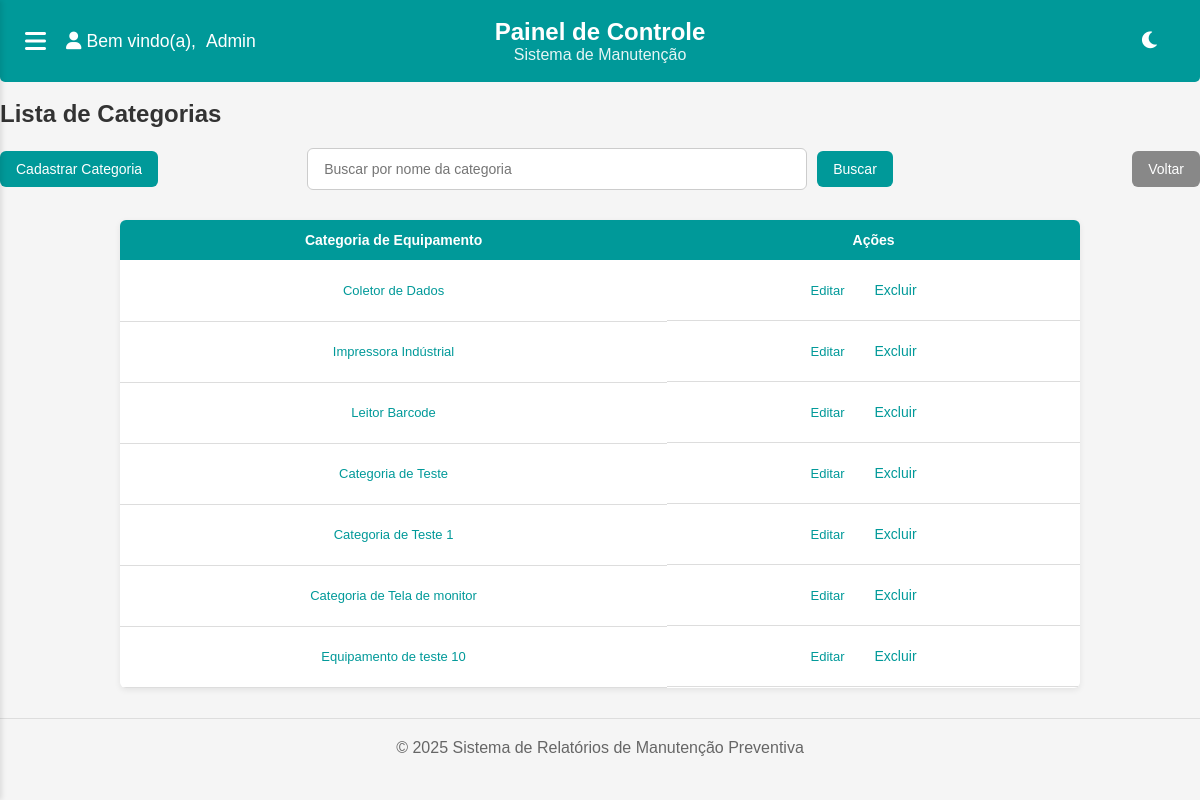
The page /equipamentos/categorias/ (signed in) on the database its author committed.
### equipamentos/models.py (models this page shows, shortened)
class CategoriaEquipamento(models.Model):
    nome = models.CharField(max_length=100, unique=True)
    parametros = models.ManyToManyField(ParametroEquipamento, blank=True)

### equipamentos/views.py (the view)
# urls.py: path('categorias/', views.listar_categorias, name='listar_categorias'),
def listar_categorias(request):
    termo_busca = request.GET.get('q', '')
    if termo_busca:
        categorias = CategoriaEquipamento.objects.filter(nome__icontains=termo_busca)
    else:
        categorias = CategoriaEquipamento.objects.all()
    return render(request, 'categorias/listar_categorias.html', {
        'categorias': categorias,
        'termo_busca': termo_busca
    })

### equipamentos/templates/categorias/listar_categorias.html (shortened to what this page needs)
{% extends 'base.html' %}
{% block content %}
<br>
<h2>Lista de Categorias</h2>
<div class="top-bar">
    <div class="left-actions">
        <a href="{% url 'equipamentos:cadastrar_categoria' %}" class="btn">Cadastrar Categoria</a>
    </div>
    <form method="get" action="{% url 'equipamentos:listar_categorias' %}" class="center-search">
        <input
            type="text"
            name="q"
            value="{{ termo_busca|default:'' }}"
            placeholder="Buscar por nome da categoria"
        />
        <button type="submit" class="btn">Buscar</button>
    </form>
    <div class="right-actions">
        <a href="{% url 'core:dashboard' %}" class="btn btn-secondary">Voltar</a>
    </div>
</div>
<div class="table-wrapper">
    <table>
        <thead>
            <tr>
                <th>Categoria de Equipamento</th>
                <th>Ações</th>
            </tr>
        </thead>
        <tbody>
            {% for categoria in categorias %}
            <tr>
                <td><a href="{% url 'equipamentos:detalhes_categoria' categoria.id %}">{{ categoria.nome }}</a></td>
                <td class="table-actions">
                    <a href="{% url 'equipamentos:editar_categoria' categoria.id %}">Editar</a>
                    <form method="POST" action="{% url 'equipamentos:excluir_categoria' categoria.id %}" onsubmit="return confirm('Tem certeza que deseja excluir esta categoria?');" style="display: inline;">
                        <button type="submit">Excluir</button>
                    </form>
                </td>
            </tr>
            {% empty %}
            <tr><td colspan="2">Nenhuma categoria cadastrada.</td></tr>
            {% endfor %}
        </tbody>
    </table>
</div>
{% endblock %}

### templates/base.html (shortened to what this page needs)
{% load static %}
<!DOCTYPE html>
<html lang="pt-br">
<head>
    <link rel="stylesheet" href="https://cdnjs.cloudflare.com/ajax/libs/font-awesome/6.0.0/css/all.min.css">
    <link rel="stylesheet" href="{% static 'css/global.css' %}">
    <link rel="stylesheet" href="{% static 'css/dashboard.css' %}">
</head>
<body>
    <div class="main-content">
        <div class="header">
            <div class="header-left">
                <button class="menu-toggle" id="menuToggle">
                    <i class="fas fa-bars"></i>
                </button>
                <div class="welcome-message">
                    <a href="{% url 'core:dashboard' %}" style="text-decoration: none; color: inherit;"><i class="fas fa-user"></i></a>
                    <p>Bem vindo(a),</p><br/>
                    <span id="userName">{{ request.user.username }}</span>
                </div>
            </div>
            <div class="header-center">
                <div class="header-titles">
                    <h1>Painel de Controle</h1>
                    <h2>Sistema de Manutenção</h2>
                </div>
            </div>
            <div class="header-right">
                <button class="theme-toggle" id="themeToggle">
                </button>
            </div>
        </div>
        <div class="container">
            {% block content %}{% endblock %}
        </div>
        <div class="footer">
            <p>© 2025 Sistema de Relatórios de Manutenção Preventiva</p>
        </div>
    </div>
</body>
</html>

### static/css/global.css (style rules this page uses)
* { margin: 0; padding: 0; box-sizing: border-box; font-family: Arial, sans-serif; }
:root { --primary-color: #009999; --secondary-color: #008080; --background-color: #f5f5f5; --card-background: white; --subcard-background: #f0f0f0; --text-color: #333; --text-secondary: #666; }
body { background-color: var(--background-color); color: var(--text-color); min-height: 100vh; margin: 0; display: flex; flex-direction: column; }
input[type="text"], input[type="date"], input[type="email"], input[type="tel"], input[type="password"], textarea, select { background-color: var(--card-background); color: var(--text-color); border-color: var(--text-secondary); }
.container { max-width: 1200px; margin: 0 auto; }
.main-content { margin-left: 0; flex: 1; transition: margin-left 0.3s ease; }
.header { background-color: var(--primary-color); color: white; padding: 20px; border-radius: 0 0 5px 5px; margin-bottom: 20px; display: flex; justify-content: space-between; align-items: center; position: relative; max-width: 1200px; margin: 0 auto; box-sizing: border-box; }
.header-center { position: absolute; left: 50%; transform: translateX(-50%); text-align: center; }
.header h1 { margin-bottom: 10px; }
.header-left { display: flex; align-items: center; }
.welcome-message { display: flex; align-items: center; gap: 5px; font-size: 1.1em; margin-left: 15px; white-space: nowrap; }
.header-titles { display: flex; flex-direction: column; align-items: center; justify-content: center; flex: 1; text-align: center; }
.header-titles h1 { font-size: 1.5em; margin: 0; }
.header-titles h2 { font-size: 1em; font-weight: normal; margin: 0; opacity: 0.9; }
.menu-toggle { background: none; border: none; color: white; cursor: pointer; font-size: 1.5em; display: flex; align-items: center; padding: 5px; }
.theme-toggle { background: none; border: none; color: white; cursor: pointer; font-size: 1.2em; }
button { background-color: #009999; color: white; border: none; padding: 10px 20px; border-radius: 5px; cursor: pointer; font-size: 14px; transition: all 0.3s ease; }
.footer { bottom: 0; padding: 20px; text-align: center; margin-top: 20px; color: #666; border-top: 1px solid #dddddd; }
.btn { display: inline-block; padding: 10px 18px; font-size: 14px; font-weight: 500; text-align: center; text-decoration: none; border: none; border-radius: 6px; cursor: pointer; transition: background-color 0.3s ease; color: white; background-color: var(--primary-color); }
.top-bar { display: flex; justify-content: space-between; align-items: center; flex-wrap: wrap; gap: 10px; margin: 20px auto; max-width: 1200px; }
.top-bar .left-actions, .top-bar .center-search, .top-bar .right-actions { flex: 1; display: flex; align-items: center; }
.top-bar .left-actions { justify-content: flex-start; }
.top-bar .center-search { justify-content: center; gap: 10px; }
.top-bar .right-actions { justify-content: flex-end; }
.top-bar .center-search input[type="text"] { padding: 10px 16px; border: 1px solid #ccc; border-radius: 6px; min-width: 500px; max-width: 600px; font-size: 14px; height: 42px; }
.btn { background-color: var(--primary-color); color: white; border: none; padding: 10px 16px; border-radius: 6px; cursor: pointer; font-size: 14px; text-decoration: none; transition: background-color 0.3s ease; white-space: nowrap; }
.btn-secondary { background-color: #888; }
.table-wrapper { background-color: var(--card-background); border-radius: 6px; overflow-x: auto; box-shadow: 0 2px 6px rgba(0, 0, 0, 0.08); margin: 30px auto; max-width: 100%; width: 80%; }
.table-wrapper table { width: 100%; max-width: 1000px; margin: 0 auto; border-collapse: collapse; min-width: 700px; }
.table-wrapper thead { background-color: var(--primary-color); color: white; }
.table-wrapper thead th { padding: 12px 16px; text-align: center; font-size: 14px; }
.table-wrapper tbody td { padding: 12px 16px; text-align: center; border-bottom: 1px solid #ddd; font-size: 13px; }
.table-wrapper a { color: var(--primary-color); text-decoration: none; font-weight: 500; }
.table-wrapper button { background: none; border: none; color: var(--primary-color); cursor: pointer; font-weight: 500; }
.table-actions { display: flex; gap: 10px; align-items: center; justify-content: center; }

### rows shown on the page
CategoriaEquipamento: nome "Coletor de Dados"
CategoriaEquipamento: nome "Impressora Indústrial"
CategoriaEquipamento: nome "Leitor Barcode"
CategoriaEquipamento: nome "Categoria de Teste"
CategoriaEquipamento: nome "Categoria de Teste 1"
CategoriaEquipamento: nome "Categoria de Tela de monitor"
CategoriaEquipamento: nome "Equipamento de teste 10"

### other values the page prints
{{ request.user.username }} "Admin"
